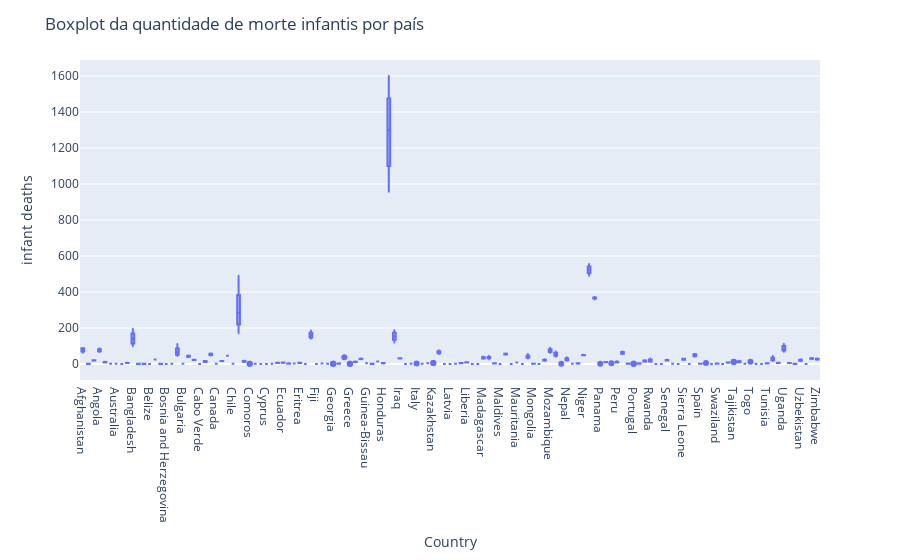

Notebook cell for this chart:
### Code cell
fig = px.box(df, x='Country',y="infant deaths")
fig.update_layout(
    title="Boxplot da quantidade de morte infantis por país")
fig.show()

### Figure 1 — Plotly figure (JSON) as saved in the notebook; plotly's stock layout.template omitted (floating-point values rounded to 4 significant figures; data arrays with more than 128 entries replaced by an {"elided": "..."} marker saying what was removed)
{"data": [{"alignmentgroup": "True", "hoverlabel": {"namelength": 0}, "hovertemplate": "Country=%{x}<br>infant deaths=%{y}", "legendgroup": "", "marker": {"color": "#636efa"}, "name": "", "notched": false, "offsetgroup": "", "orientation": "v", "showlegend": false, "type": "box", "x": {"elided": "1657 str values"}, "x0": " ", "xaxis": "x", "y": {"elided": "1657 int values"}, "y0": " ", "yaxis": "y"}], "layout": {"boxmode": "group", "legend": {"tracegroupgap": 0}, "margin": {"t": 60}, "title": {"text": "Boxplot da quantidade de morte infantis por país"}, "xaxis": {"anchor": "y", "domain": [0, 1], "title": {"text": "Country"}}, "yaxis": {"anchor": "x", "domain": [0, 1], "title": {"text": "infant deaths"}}}}
